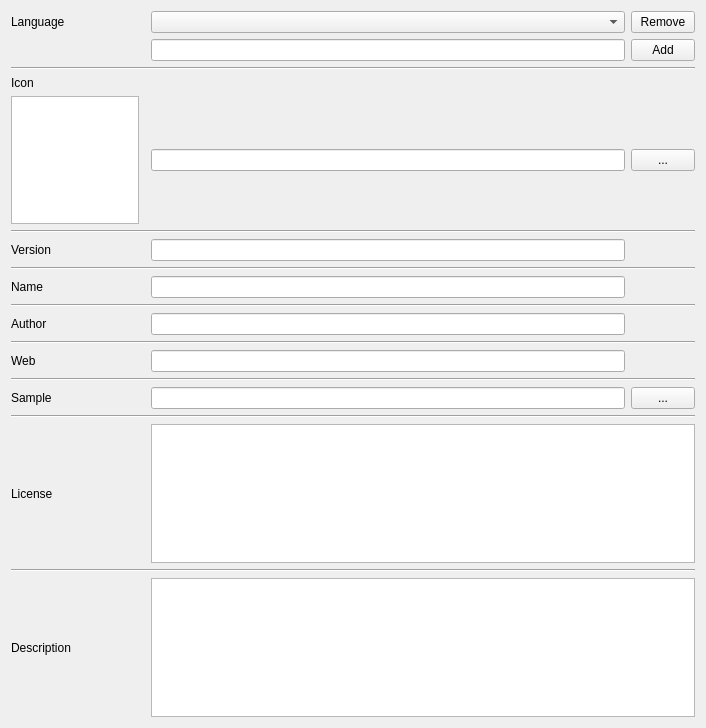
<?xml version="1.0" encoding="UTF-8"?>
<ui version="4.0">
    <class>CorpusMetaInfoView</class>
    <widget class="QMainWindow" name="CorpusMetaInfoView">
        <property name="geometry">
            <rect>
                <x>0</x>
                <y>0</y>
                <width>706</width>
                <height>728</height>
            </rect>
        </property>
        <property name="windowTitle">
            <string>MainWindow</string>
        </property>
        <widget class="QWidget" name="centralWidget">
            <layout class="QGridLayout" name="gridLayout">
                <item row="1" column="2">
                    <widget class="QLineEdit" name="LanguageAddEdit"/>
                </item>
                <item row="11" column="2">
                    <widget class="QLineEdit" name="NameEdit"/>
                </item>
                <item row="0" column="3">
                    <widget class="QPushButton" name="LanguageRemoveButton">
                        <property name="maximumSize">
                            <size>
                                <width>64</width>
                                <height>16777215</height>
                            </size>
                        </property>
                        <property name="text">
                            <string>Remove</string>
                        </property>
                    </widget>
                </item>
                <item row="1" column="3">
                    <widget class="QPushButton" name="LanguageAddButton">
                        <property name="maximumSize">
                            <size>
                                <width>64</width>
                                <height>16777215</height>
                            </size>
                        </property>
                        <property name="text">
                            <string>Add</string>
                        </property>
                    </widget>
                </item>
                <item row="4" column="0">
                    <widget class="QGraphicsView" name="IconImage">
                        <property name="sizePolicy">
                            <sizepolicy hsizetype="Fixed" vsizetype="Fixed">
                                <horstretch>0</horstretch>
                                <verstretch>0</verstretch>
                            </sizepolicy>
                        </property>
                        <property name="minimumSize">
                            <size>
                                <width>128</width>
                                <height>128</height>
                            </size>
                        </property>
                        <property name="maximumSize">
                            <size>
                                <width>128</width>
                                <height>128</height>
                            </size>
                        </property>
                    </widget>
                </item>
                <item row="4" column="2">
                    <widget class="QLineEdit" name="IconPathEdit">
                        <property name="layoutDirection">
                            <enum>Qt::LeftToRight</enum>
                        </property>
                    </widget>
                </item>
                <item row="4" column="3">
                    <widget class="QPushButton" name="IconPathButton">
                        <property name="sizePolicy">
                            <sizepolicy hsizetype="Minimum" vsizetype="Fixed">
                                <horstretch>0</horstretch>
                                <verstretch>0</verstretch>
                            </sizepolicy>
                        </property>
                        <property name="maximumSize">
                            <size>
                                <width>64</width>
                                <height>16777215</height>
                            </size>
                        </property>
                        <property name="text">
                            <string>...</string>
                        </property>
                    </widget>
                </item>
                <item row="5" column="0" colspan="4">
                    <widget class="Line" name="line">
                        <property name="orientation">
                            <enum>Qt::Horizontal</enum>
                        </property>
                    </widget>
                </item>
                <item row="21" column="2">
                    <widget class="QLineEdit" name="SampleEdit"/>
                </item>
                <item row="21" column="3">
                    <widget class="QPushButton" name="SamplePathButton">
                        <property name="maximumSize">
                            <size>
                                <width>64</width>
                                <height>16777215</height>
                            </size>
                        </property>
                        <property name="text">
                            <string>...</string>
                        </property>
                    </widget>
                </item>
                <item row="0" column="0">
                    <widget class="QLabel" name="LanguageLabel">
                        <property name="text">
                            <string>Language</string>
                        </property>
                    </widget>
                </item>
                <item row="2" column="0" colspan="4">
                    <widget class="Line" name="line_3">
                        <property name="orientation">
                            <enum>Qt::Horizontal</enum>
                        </property>
                    </widget>
                </item>
                <item row="8" column="2">
                    <widget class="QLineEdit" name="VersionEdit"/>
                </item>
                <item row="0" column="2">
                    <widget class="QComboBox" name="LanguageSelector"/>
                </item>
                <item row="3" column="0">
                    <widget class="QLabel" name="IconLabel">
                        <property name="sizePolicy">
                            <sizepolicy hsizetype="Preferred" vsizetype="Minimum">
                                <horstretch>0</horstretch>
                                <verstretch>0</verstretch>
                            </sizepolicy>
                        </property>
                        <property name="maximumSize">
                            <size>
                                <width>16777215</width>
                                <height>16</height>
                            </size>
                        </property>
                        <property name="text">
                            <string>Icon</string>
                        </property>
                    </widget>
                </item>
                <item row="21" column="0">
                    <widget class="QLabel" name="SampleLabel">
                        <property name="text">
                            <string>Sample</string>
                        </property>
                    </widget>
                </item>
                <item row="11" column="0">
                    <widget class="QLabel" name="NameLabel">
                        <property name="sizePolicy">
                            <sizepolicy hsizetype="Preferred" vsizetype="Minimum">
                                <horstretch>0</horstretch>
                                <verstretch>0</verstretch>
                            </sizepolicy>
                        </property>
                        <property name="maximumSize">
                            <size>
                                <width>16777215</width>
                                <height>16</height>
                            </size>
                        </property>
                        <property name="text">
                            <string>Name</string>
                        </property>
                    </widget>
                </item>
                <item row="23" column="0">
                    <widget class="QLabel" name="LicenseLabel">
                        <property name="text">
                            <string>License</string>
                        </property>
                    </widget>
                </item>
                <item row="22" column="0" colspan="4">
                    <widget class="Line" name="line_7">
                        <property name="orientation">
                            <enum>Qt::Horizontal</enum>
                        </property>
                    </widget>
                </item>
                <item row="13" column="0" colspan="4">
                    <widget class="Line" name="line_2">
                        <property name="orientation">
                            <enum>Qt::Horizontal</enum>
                        </property>
                    </widget>
                </item>
                <item row="25" column="0">
                    <widget class="QLabel" name="DeescriptionLabel">
                        <property name="text">
                            <string>Description</string>
                        </property>
                    </widget>
                </item>
                <item row="20" column="0" colspan="4">
                    <widget class="Line" name="line_6">
                        <property name="orientation">
                            <enum>Qt::Horizontal</enum>
                        </property>
                    </widget>
                </item>
                <item row="16" column="0" colspan="4">
                    <widget class="Line" name="line_5">
                        <property name="orientation">
                            <enum>Qt::Horizontal</enum>
                        </property>
                    </widget>
                </item>
                <item row="9" column="0" colspan="4">
                    <widget class="Line" name="line_4">
                        <property name="orientation">
                            <enum>Qt::Horizontal</enum>
                        </property>
                    </widget>
                </item>
                <item row="8" column="0">
                    <widget class="QLabel" name="VersionLabel">
                        <property name="text">
                            <string>Version</string>
                        </property>
                    </widget>
                </item>
                <item row="18" column="0">
                    <widget class="QLabel" name="WebLabel">
                        <property name="text">
                            <string>Web</string>
                        </property>
                    </widget>
                </item>
                <item row="15" column="0">
                    <widget class="QLabel" name="AuthorLabel">
                        <property name="text">
                            <string>Author</string>
                        </property>
                    </widget>
                </item>
                <item row="15" column="2">
                    <widget class="QLineEdit" name="AuthorEdit"/>
                </item>
                <item row="24" column="0" colspan="4">
                    <widget class="Line" name="line_8">
                        <property name="orientation">
                            <enum>Qt::Horizontal</enum>
                        </property>
                    </widget>
                </item>
                <item row="18" column="2">
                    <widget class="QLineEdit" name="WebEdit"/>
                </item>
                <item row="23" column="2" colspan="2">
                    <widget class="QTextEdit" name="LicenseEdit"/>
                </item>
                <item row="25" column="2" colspan="2">
                    <widget class="QTextEdit" name="DescriptionEdit"/>
                </item>
            </layout>
        </widget>
    </widget>
    <layoutdefault spacing="6" margin="11"/>
    <resources/>
    <connections/>
</ui>
